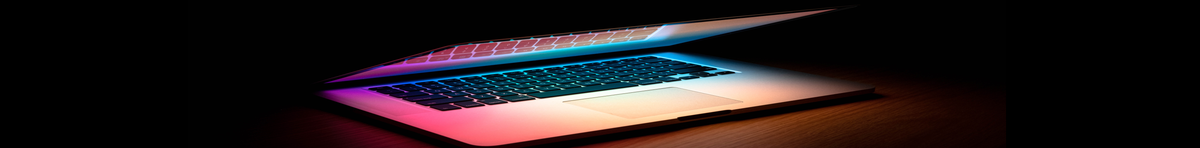
#> input picture ImageManipulation/resized_wallpaper.png, 1200 x 148 px
$ python brighten.py
#> lines starting #> are read from the running program, lines starting #| are printed output that depends on the picture
from PIL import Image, ImageEnhance

# Open the original image
with Image.open('resized_wallpaper.png') as img:
    # Create a brightness enhancer object
#> img is the input picture: PIL image 1200x148 RGBA; mean R, G, B, A 34.7, 26.3, 28.1, 255
    enhancer = ImageEnhance.Brightness(img)

    # Increase the brightness by a factor of 1.5
    brighter_img = enhancer.enhance(2.5)
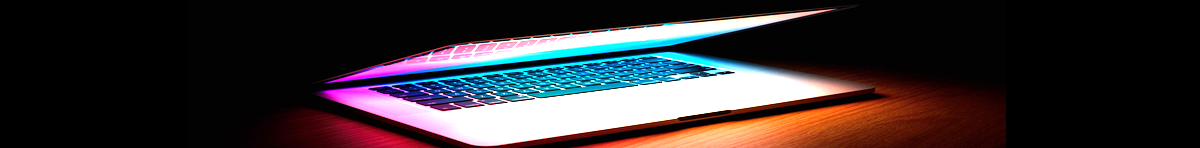
#> brighter_img: PIL image 1200x148 RGBA; mean R, G, B, A 52.1, 46.1, 48.8, 255

    # Save the brighter image
    brighter_img.save('brighter_wallpaper.png')
